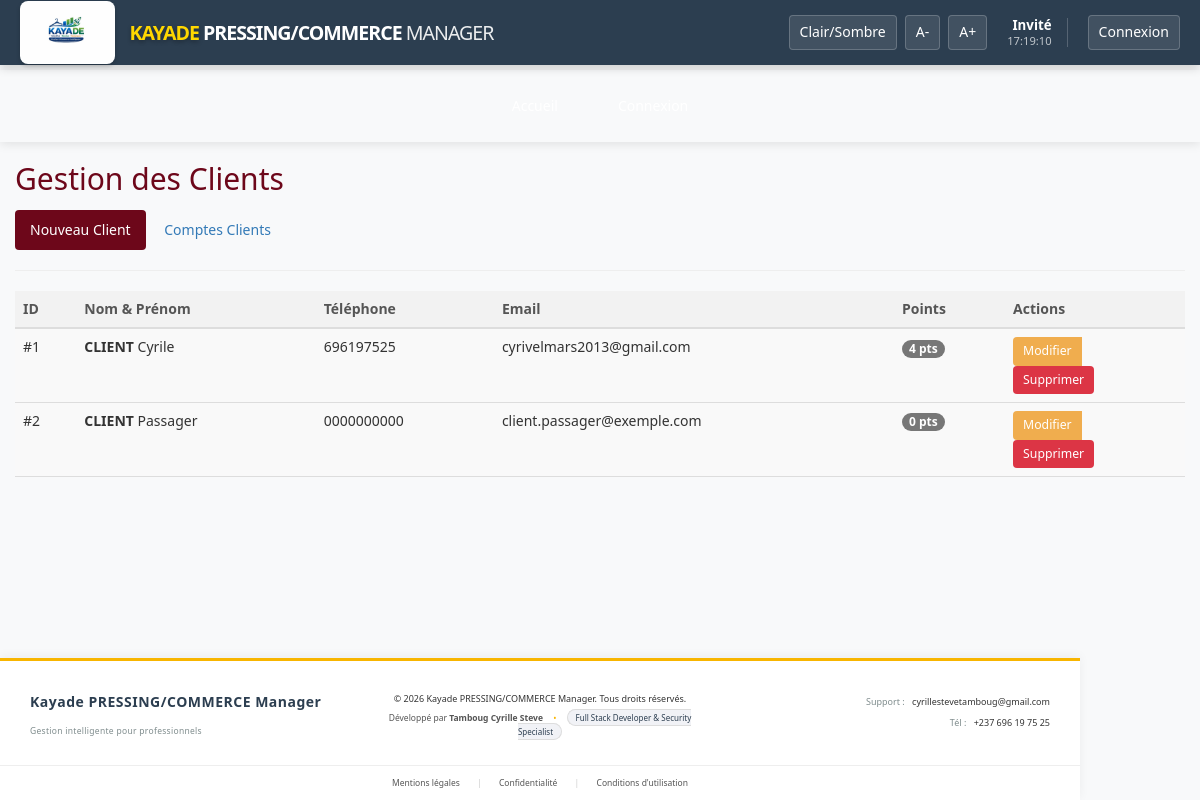
The page /pages/clients/index.php on the database its author committed.
### tables this page shows
CREATE TABLE `clients` (
  `id_client` int(11) NOT NULL,
  `id_parrain` int(11) DEFAULT NULL,
  `nom_client` varchar(100) NOT NULL,
  `prenom_client` varchar(100) DEFAULT NULL,
  `telephone` varchar(20) NOT NULL,
  `email` varchar(100) DEFAULT NULL,
  `adresse` text DEFAULT NULL,
  `date_inscription` timestamp NOT NULL DEFAULT current_timestamp(),
  `points_fidelite` int(11) DEFAULT 0,
  `remise_speciale` decimal(5,2) DEFAULT 0.00,
  `notes` text DEFAULT NULL,
  `est_actif` tinyint(1) DEFAULT 1,
  `id_agence` int(11) DEFAULT NULL
);

### fonctions/gestion_clients.php (called while the page is built, shortened)
<?php
function listerClients($pdo) {
    try {
        $sql = "SELECT * FROM clients ORDER BY nom_client ASC, prenom_client ASC";
        $stmt = $pdo->query($sql);
        return $stmt->fetchAll(PDO::FETCH_ASSOC);
    } catch (PDOException $e) {
        die("Erreur lors de la récupération des clients : " . $e->getMessage());
    }
}

### pages/clients/index.php (the view, shortened to what this page needs)
<?php
require_once '../../fonctions/database.php';
require_once '../../fonctions/gestion_clients.php';
$clients = [];
try {
    $clients = listerClients($pdo);
} catch (Exception $e) {
    $message = "Erreur : " . $e->getMessage();
    $message_type = 'danger';
}
include '../../templates/header.php';
include '../../templates/navigation.php';
?>
<div class="container-fluid mt-4">
    <div class="d-flex justify-content-between align-items-center mb-4">
        <h2><i class="fas fa-users"></i> Gestion des Clients</h2>
        <div>
            <a href="ajouter_client.php" class="btn btn-primary">
                Nouveau Client
            </a>
            <a href="comptes_gestion.php" class="btn btn-outline-secondary">
                Comptes Clients
            </a>
        </div>
    </div>
    <hr>
    <div class="card shadow-sm">
        <div class="card-body p-0">
            <table class="table table-hover table-striped mb-0">
                <thead class="table-dark">
                    <tr>
                        <th class="ps-3">ID</th>
                        <th>Nom & Prénom</th>
                        <th>Téléphone</th>
                        <th>Email</th>
                        <th>Points</th>
                        <th class="text-center">Actions</th>
                    </tr>
                </thead>
                <tbody>
                    <?php if (!empty($clients)): ?>
                        <?php foreach ($clients as $client): ?>
                            <tr>
                                <td class="ps-3">#<?= htmlspecialchars($client['id_client']); ?></td>
                                <td>
                                    <strong><?= htmlspecialchars(strtoupper($client['nom_client'])); ?></strong>
                                    <?= htmlspecialchars($client['prenom_client']); ?>
                                </td>
                                <td><?= htmlspecialchars($client['telephone']); ?></td>
                                <td><?= htmlspecialchars($client['email'] ?: 'Non renseigné'); ?></td>
                                <td><span class="badge bg-info text-dark"><?= $client['points_fidelite'] ?? 0; ?> pts</span></td>
                                <td class="text-center">
                                    <div class="btn-group">
                                        <a href="modifier_client.php?id=<?= $client['id_client']; ?>"
                                           class="btn btn-warning btn-sm" title="Modifier">
                                           Modifier
                                        </a>
                                        <form action="index.php" method="POST" class="d-inline"
                                              onsubmit="return confirm('Supprimer définitivement ce client ?');">
                                            <button type="submit" class="btn btn-danger btn-sm" title="Supprimer">
                                               Supprimer
                                            </button>
                                        </form>
                                    </div>
                                </td>
                            </tr>
                        <?php endforeach; ?>
                    <?php endif; ?>
                </tbody>
            </table>
        </div>
    </div>
</div>
<?php include '../../templates/footer.php'; ?>

### css/style.css (style rules this page uses)
h1, h2, h3 { color: #6d071a; margin-bottom: 15px; }
.btn { padding: 10px 15px; border: none; border-radius: 4px; cursor: pointer; font-size: 1em; transition: background-color 0.3s ease; }
.btn-primary { background-color: #6d071a; color: #fff; }
.btn-danger { background-color: #dc3545; color: #fff; }
.btn-sm { padding: 5px 10px; font-size: 0.875em; }
.table { width: 100%; margin-bottom: 20px; border-collapse: collapse; }
.table th, .table td { padding: 10px; border-bottom: 1px solid #ddd; text-align: left; }
.table th { background-color: #f2f2f2; font-weight: bold; color: #555; }
.table tbody tr:nth-child(even) { background-color: #f9f9f9; }
body { padding-bottom: 100px; }

### rows shown on the page
clients: id_client "1", nom_client "CLIENT", prenom_client "Cyrile", telephone "696197525", email "cyrivelmars2013@gmail.com", points_fidelite "4"
clients: id_client "2", nom_client "CLIENT", prenom_client "Passager", telephone "0000000000", email "client.passager@exemple.com", points_fidelite "0"

### other values the page prints
$nomUtilisateur "Invité"
